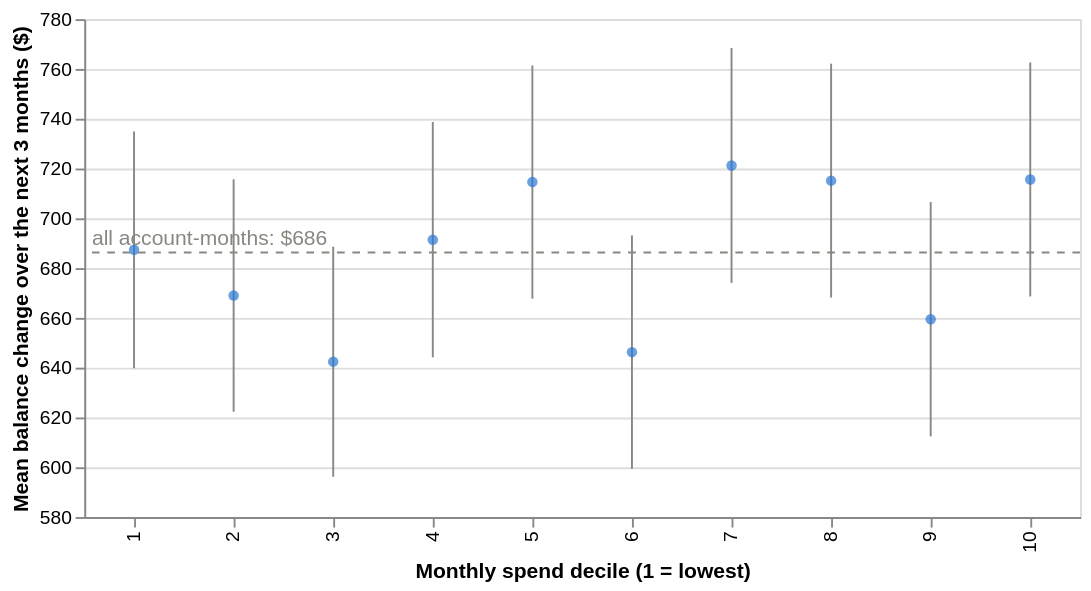

The notebook cell this image was saved under:
### Code cell
spend_bins = binned_mean(panel, "monthly_spend", "future_change", N_BINS)
overall = panel["future_change"].mean()
interval_chart(
    spend_bins, "bin", "Monthly spend decile (1 = lowest)", f"Mean balance change over the next {HORIZON} months ($)",
    overall, f"all account-months: ${overall:.0f}"
)

### Figure 1 — Vega-Lite specification as saved in the notebook (floating-point values rounded to 4 significant figures)
{"config": {"view": {"continuousWidth": 300, "continuousHeight": 300}}, "layer": [{"mark": {"type": "rule", "color": "#898781"}, "encoding": {"x": {"field": "bin", "sort": null, "title": "Monthly spend decile (1 = lowest)", "type": "ordinal"}, "y": {"field": "low", "scale": {"zero": false}, "title": "Mean balance change over the next 3 months ($)", "type": "quantitative"}, "y2": {"field": "high"}}}, {"mark": {"type": "point", "color": "#2a78d6", "filled": true}, "encoding": {"tooltip": [{"field": "bin", "type": "quantitative"}, {"field": "mean", "format": ".0f", "type": "quantitative"}, {"field": "low", "format": ".0f", "type": "quantitative"}, {"field": "high", "format": ".0f", "type": "quantitative"}, {"field": "n", "type": "quantitative"}], "x": {"field": "bin", "sort": null, "title": "Monthly spend decile (1 = lowest)", "type": "ordinal"}, "y": {"field": "mean", "type": "quantitative"}}}, {"data": {"name": "data-652855e5eb424725c8536f659ef9902c"}, "mark": {"type": "rule", "color": "#898781", "strokeDash": [4, 4]}, "encoding": {"y": {"field": "y", "type": "quantitative"}}}, {"data": {"name": "data-652855e5eb424725c8536f659ef9902c"}, "mark": {"type": "text", "align": "left", "color": "#898781", "dx": 4, "dy": -7}, "encoding": {"text": {"field": "label", "type": "nominal"}, "x": {"value": 0}, "y": {"field": "y", "type": "quantitative"}}}], "data": {"name": "data-5c9d0cef8673142e799c96f5a65f02dc"}, "height": 260, "width": 520, "$schema": "https://vega.github.io/schema/vega-lite/v5.20.1.json", "datasets": {"data-5c9d0cef8673142e799c96f5a65f02dc": [{"bin": 1, "mean": 687.3, "std": 8653.0, "n": 127255, "low": 639.8, "high": 734.9}, {"bin": 2, "mean": 669.0, "std": 8494.0, "n": 127255, "low": 622.3, "high": 715.6}, {"bin": 3, "mean": 642.4, "std": 8410.0, "n": 127254, "low": 596.2, "high": 688.6}, {"bin": 4, "mean": 691.4, "std": 8601.0, "n": 127255, "low": 644.2, "high": 738.7}, {"bin": 5, "mean": 714.6, "std": 8526.0, "n": 127254, "low": 667.7, "high": 761.4}, {"bin": 6, "mean": 646.2, "std": 8532.0, "n": 127255, "low": 599.4, "high": 693.1}, {"bin": 7, "mean": 721.2, "std": 8588.0, "n": 127254, "low": 674.1, "high": 768.4}, {"bin": 8, "mean": 715.1, "std": 8551.0, "n": 127255, "low": 668.2, "high": 762.1}, {"bin": 9, "mean": 659.5, "std": 8563.0, "n": 127254, "low": 612.4, "high": 706.5}, {"bin": 10, "mean": 715.6, "std": 8553.0, "n": 127255, "low": 668.6, "high": 762.6}], "data-652855e5eb424725c8536f659ef9902c": [{"y": 686.2, "label": "all account-months: $686"}]}}
